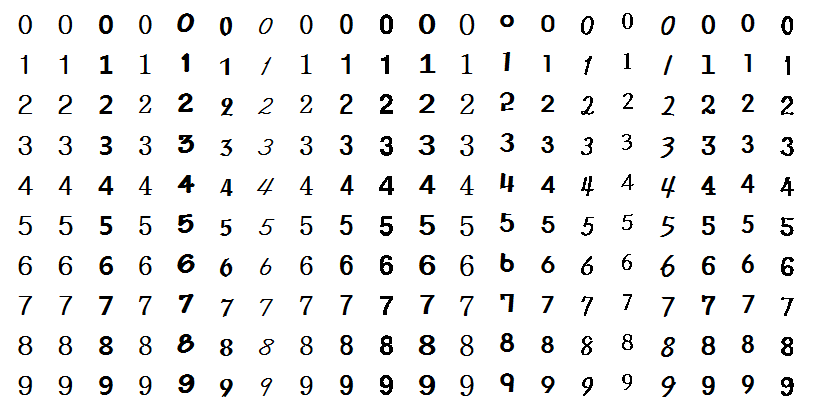
#> input picture chap10/images/train_numbers.png, 813 x 411 px
$ python 07.kNN_number.py
#> lines starting #> are read from the running program, lines starting #| are printed output that depends on the picture; after the words box and inside, x2 and y2 are one past the last pixel; in counts of white or black regions, pixels touching at a corner belong together
import numpy as np , cv2
from Common.knn import find_number, place_middle
import matplotlib.pyplot as plt

size, K = (40, 40),  15                                 # 숫자 영상 크기
nclass, nsample = 10, 20                                # 그룹수, 그룹당 샘플수

train_image = cv2.imread('images/train_numbers.png', cv2.IMREAD_GRAYSCALE)
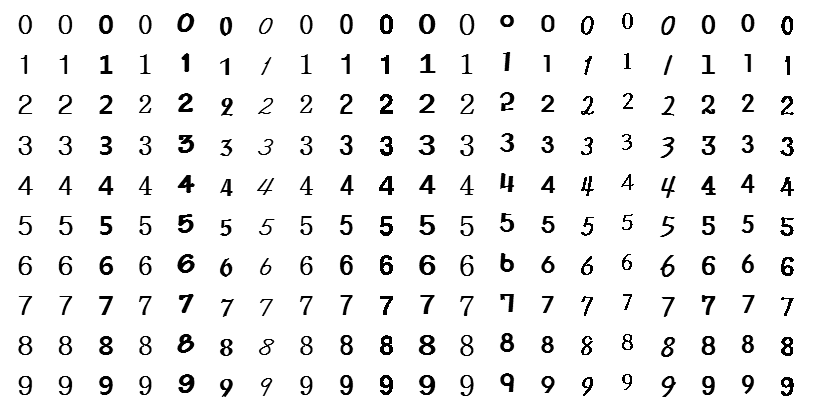
#> train_image: shape (411, 813); min 0, max 255, mean 238.9
if train_image is None: raise Exception("영상 파일 읽기 에러")
train_image = train_image[5:405, 6:806]
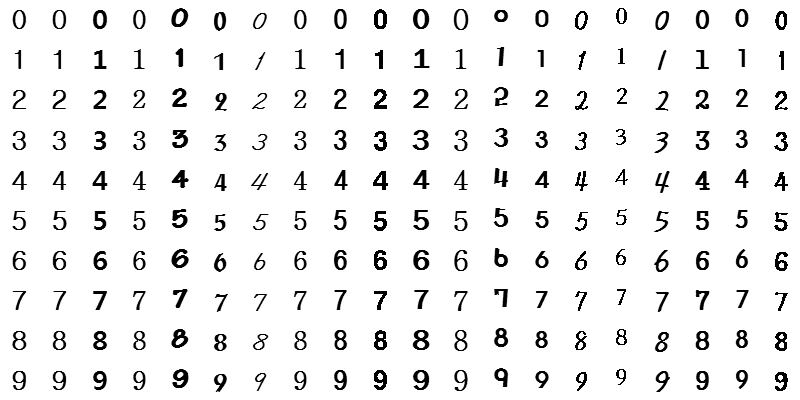
#> train_image: shape (400, 800); min 0, max 255, mean 238.2
cv2.threshold(train_image, 32, 255, cv2.THRESH_BINARY, train_image)
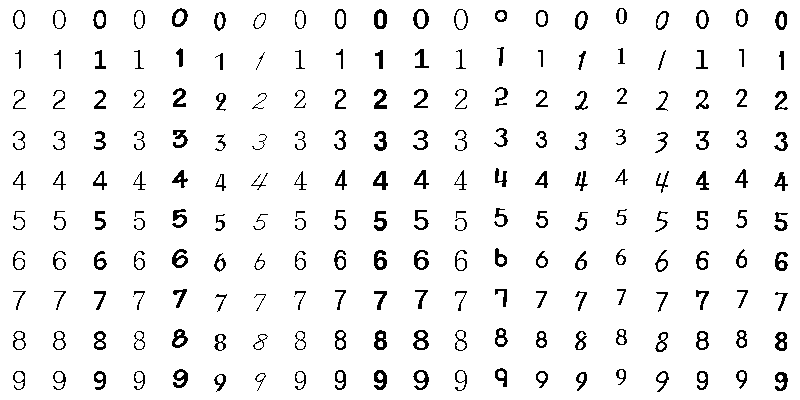
#> train_image: shape (400, 800); 94.4% white; black in thin lines or dots

cells = [np.hsplit(row, nsample) for row in np.vsplit(train_image, nclass)]
#> cells = 10 items
#> (the run stopped early here; a loop or call above may not have finished)

$ run again, with chap10/images/chessboard.png copied over chap10/images/train_numbers.png
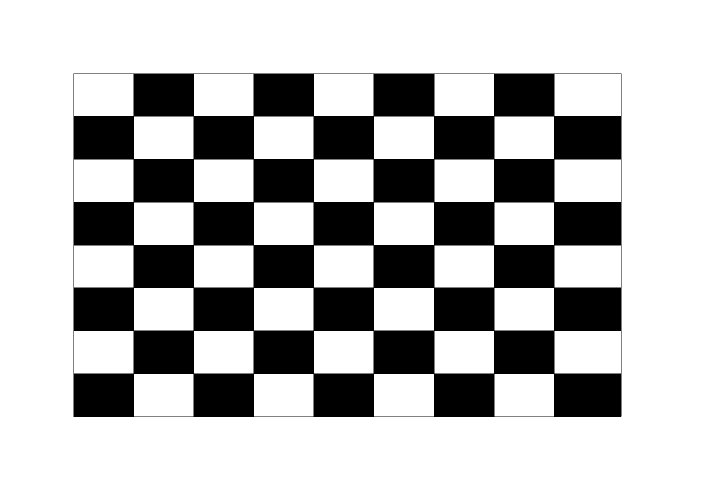
#> input picture chap10/images/chessboard.png, 1403 x 992 px (shown at 1/2 size)
#> `train_image = train_image[5:405, 6:806]`:
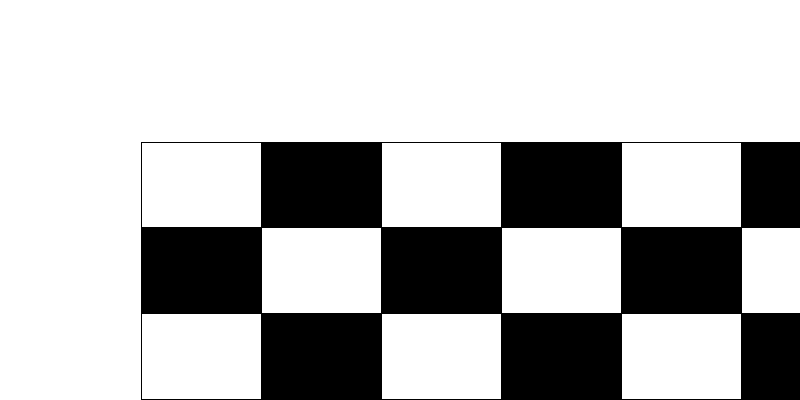
#> train_image: shape (400, 800); 73.6% white; 1 black region, box (x1, y1, x2, y2) and area: (141, 142, 800, 400) 84529
#> cells = 10 items
